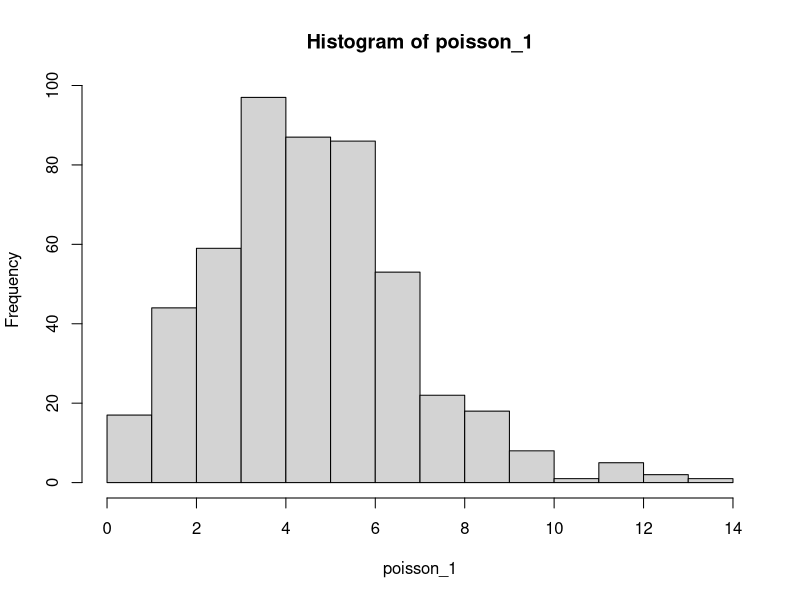
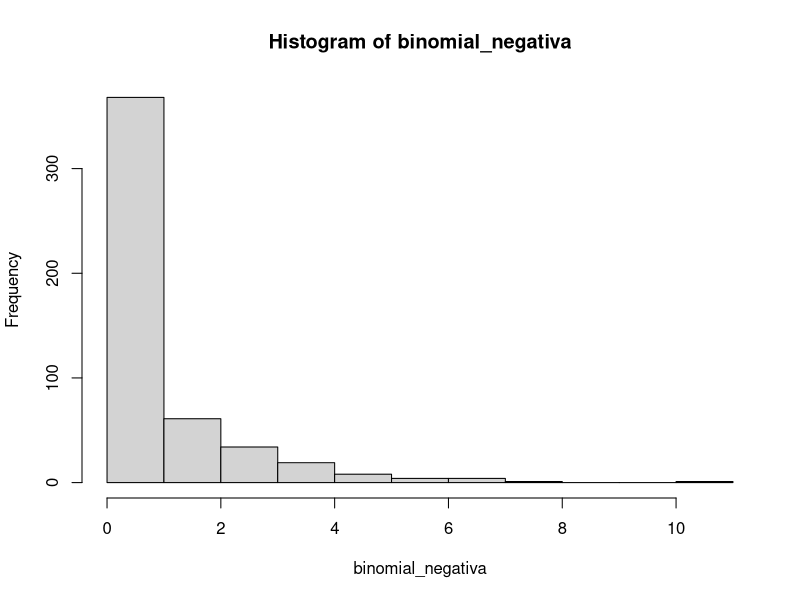

The R script that drew these images, in order:
# Criando duas variáveis normais de desvio padrão diferente

normal_1 <- rnorm(500, sd = 2)
normal_2 <- rnorm (500, sd = 1)


# Criando uma variável de contagem (poisson)

poisson_1 <- rpois(500, 5)
hist(poisson_1)


# Criando uma variável de contagem com dispersão (binomial negativa)

binomial_negativa <- rnbinom(500,1,0.5) # por que 1? Pode ser 20?
hist(binomial_negativa)


# Criando uma variável binomial (0,1)

binomial <- rbinom(500,1,0.5)


# Criando uma variável qualitativa que apresenta um valor quando a variável binomial é 0 e outro quando é 1

qualitativa <- ifelse(binomial == '1', "evadido", "matriculado")


# Criando uma variável de index

index <- seq(1:500)


# Criando um data frame com as variáveis anteriores

df <- data.frame(normal_1, normal_2, poisson_1, binomial_negativa, binomial, qualitativa, index)
str(df)


# Centralizando as variáveis normais. Criei primeiro um novo data frame para fazer as modificações

df1 <- df

df1$normal_1 <- df1$normal_1 - mean(df1$normal_1)
df1$normal_2 <- df1$normal_2 - mean(df1$normal_2)


#Trocando os zeros (0) por um (1) nas variáveis de contagem.

df1$poisson_1 [df1$poisson_1 == 0] <- 1 
df1$binomial_negativa [df1$binomial_negativa == 0] <- 1
str(df1)


# Crie um novo data.frame com amostra (100 casos) da base de dados original (df)

novo_df <- df[sample(1:500, 100, replace = F), ]
str(novo_df)








